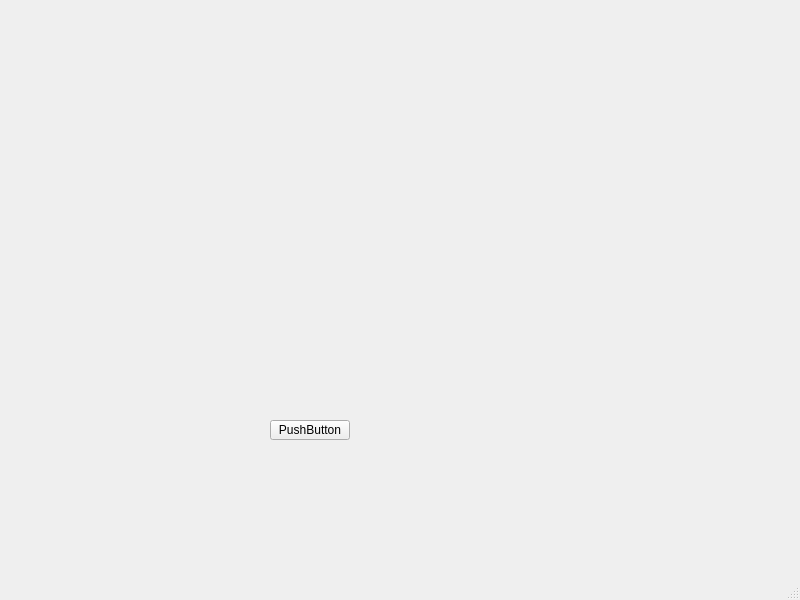
<?xml version="1.0" encoding="UTF-8"?>
<ui version="4.0">
 <class>MainWindow</class>
 <widget class="QMainWindow" name="MainWindow">
  <property name="geometry">
   <rect>
    <x>0</x>
    <y>0</y>
    <width>800</width>
    <height>600</height>
   </rect>
  </property>
  <property name="windowTitle">
   <string>MainWindow</string>
  </property>
  <widget class="QWidget" name="centralwidget">
   <widget class="QPushButton" name="pushButton">
    <property name="geometry">
     <rect>
      <x>270</x>
      <y>420</y>
      <width>80</width>
      <height>20</height>
     </rect>
    </property>
    <property name="text">
     <string>PushButton</string>
    </property>
   </widget>
  </widget>
  <widget class="QMenuBar" name="menubar">
   <property name="geometry">
    <rect>
     <x>0</x>
     <y>0</y>
     <width>800</width>
     <height>22</height>
    </rect>
   </property>
  </widget>
  <widget class="QStatusBar" name="statusbar"/>
 </widget>
 <resources/>
 <connections/>
</ui>
